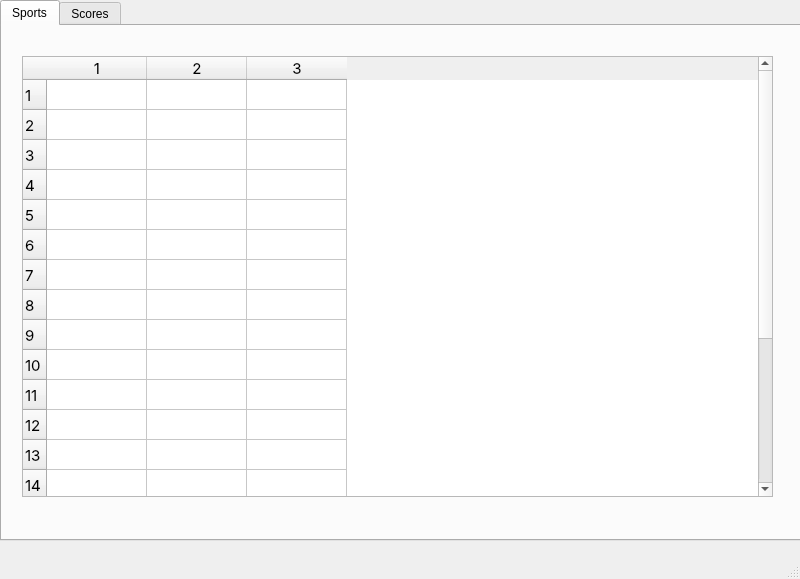
<?xml version="1.0" encoding="UTF-8"?>
<ui version="4.0">
 <class>MainWindow</class>
 <widget class="QMainWindow" name="MainWindow">
  <property name="geometry">
   <rect>
    <x>0</x>
    <y>0</y>
    <width>800</width>
    <height>579</height>
   </rect>
  </property>
  <property name="windowTitle">
   <string>MainWindow</string>
  </property>
  <widget class="QWidget" name="centralwidget">
   <widget class="QTabWidget" name="MainTab">
    <property name="geometry">
     <rect>
      <x>0</x>
      <y>0</y>
      <width>801</width>
      <height>541</height>
     </rect>
    </property>
    <property name="currentIndex">
     <number>0</number>
    </property>
    <widget class="QWidget" name="Sports">
     <attribute name="title">
      <string>Sports</string>
     </attribute>
     <widget class="QTableWidget" name="SportsListTable">
      <property name="geometry">
       <rect>
        <x>20</x>
        <y>30</y>
        <width>751</width>
        <height>441</height>
       </rect>
      </property>
      <property name="font">
       <font>
        <family>SF Pro Text</family>
        <pointsize>11</pointsize>
       </font>
      </property>
      <property name="rowCount">
       <number>20</number>
      </property>
      <property name="columnCount">
       <number>3</number>
      </property>
      <row/>
      <row/>
      <row/>
      <row/>
      <row/>
      <row/>
      <row/>
      <row/>
      <row/>
      <row/>
      <row/>
      <row/>
      <row/>
      <row/>
      <row/>
      <row/>
      <row/>
      <row/>
      <row/>
      <row/>
      <column/>
      <column/>
      <column/>
     </widget>
    </widget>
    <widget class="QWidget" name="Scores">
     <attribute name="title">
      <string>Scores</string>
     </attribute>
    </widget>
   </widget>
  </widget>
  <widget class="QMenuBar" name="menubar">
   <property name="geometry">
    <rect>
     <x>0</x>
     <y>0</y>
     <width>800</width>
     <height>28</height>
    </rect>
   </property>
  </widget>
  <widget class="QStatusBar" name="statusbar"/>
 </widget>
 <resources/>
 <connections/>
</ui>
